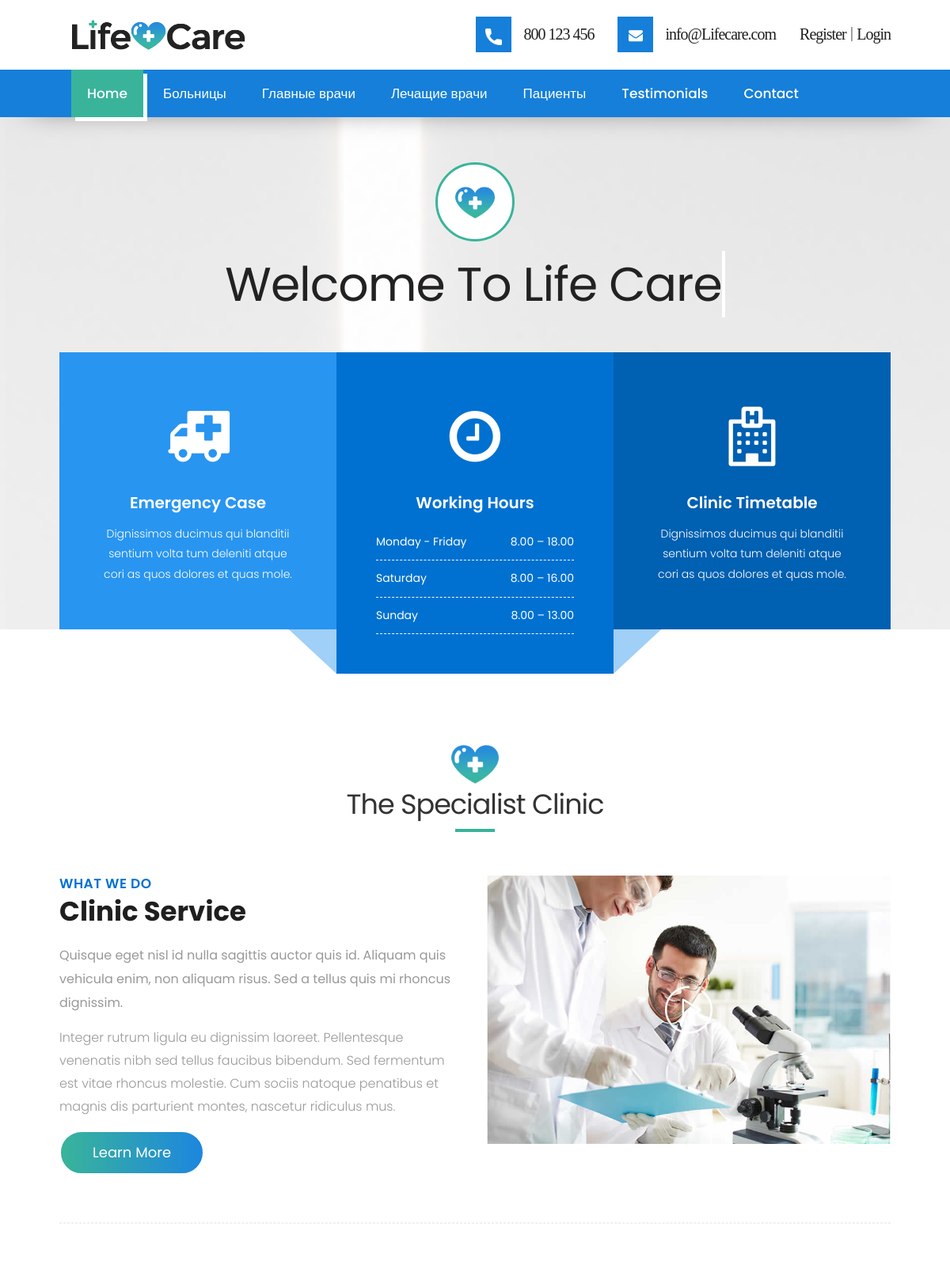
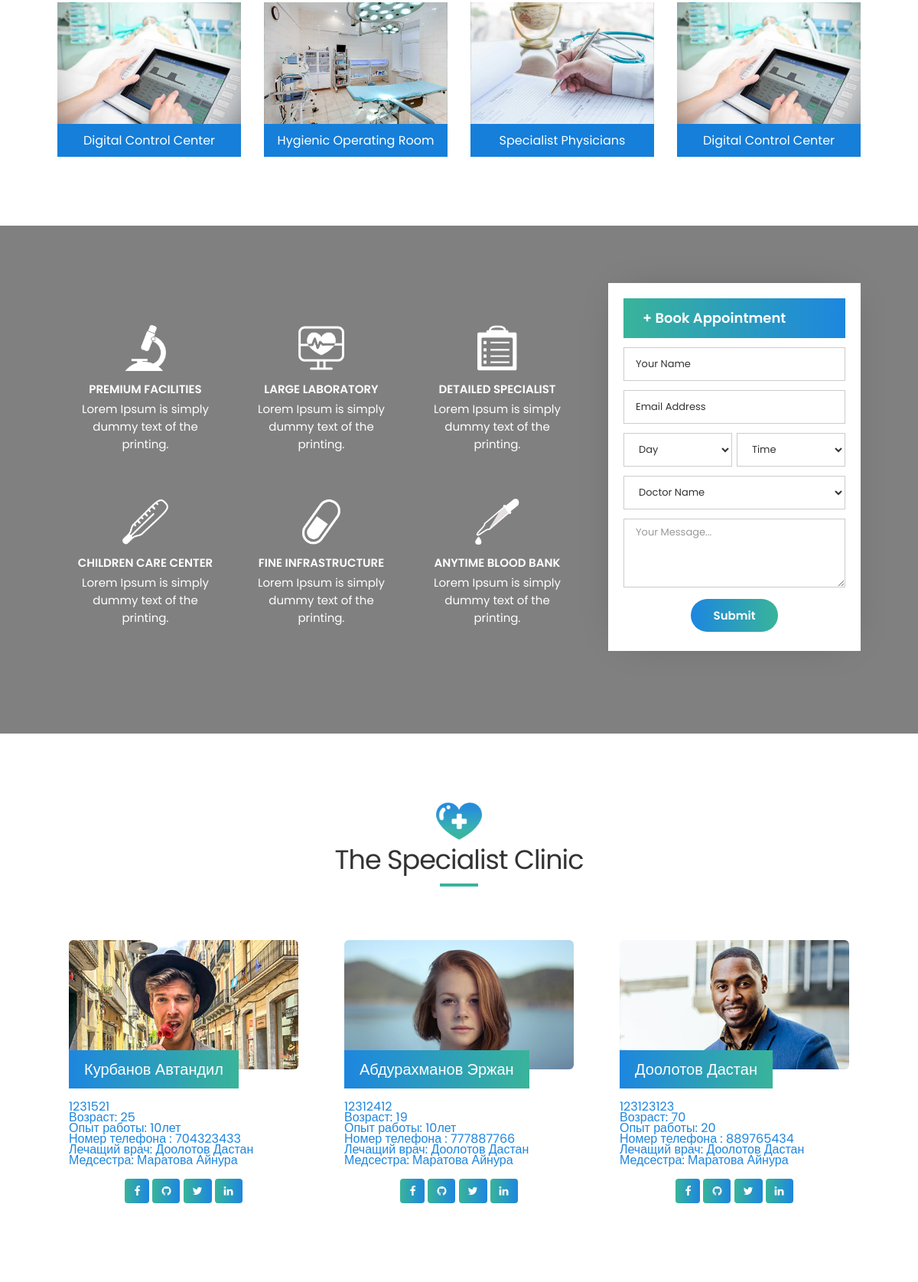
The page / (upper part) on the database its author committed (2 pictures, top to bottom).
### mysite/models.py (models this page shows, shortened)
class MainDoctor(models.Model):
    fio = models.CharField(max_length=255, verbose_name='ФИО')
    pin_passport = models.IntegerField(verbose_name='ПИН КОД паспорта')
    age = models.IntegerField(verbose_name='Возраст')
    skill = models.CharField(max_length=255, verbose_name='Опыт работы')
    number = models.IntegerField(verbose_name='Номер телефона')
    image = models.FileField(upload_to='media/%Y/%m/%d')
    treat_doctor = models.ForeignKey('TreatDoctor', on_delete=models.CASCADE)
    nurse = models.ForeignKey('Nurse', on_delete=models.CASCADE)

class TreatDoctor(models.Model):
    CHOICES = (('Терапевт', 'Терапевт'), ('Хирург', 'Хирург'))
    choice = models.CharField(max_length=255, choices=CHOICES)
    fio = models.CharField(max_length=255, verbose_name='ФИО')
    pin_passport = models.IntegerField(verbose_name='ПИН КОД паспорта')
    age = models.IntegerField(verbose_name='Возраст')
    skill = models.CharField(max_length=255, verbose_name='Опыт работы')
    number = models.IntegerField(verbose_name='Номер телефона')
    nurse = models.OneToOneField('Nurse', auto_created=True, on_delete=models.CASCADE)
    patient = models.ManyToManyField('Patient')
    hospital = models.ForeignKey('Hospital', on_delete=models.CASCADE)
    def __str__(self):
        return f'{self.fio}'

class Nurse(models.Model):
    fio = models.CharField(max_length=255, verbose_name='ФИО')
    pin_passport = models.IntegerField(verbose_name='ПИН КОД паспорта')
    age = models.IntegerField(verbose_name='Возраст')
    number = models.IntegerField(verbose_name='Номер телефона')
    patient = models.ManyToManyField('Patient')
    def __str__(self):
        return f'{self.fio}'

### mysite/views.py (the view)
# urls.py: path('', index, name='index'),
def index(request):
    main_doctor = MainDoctor.objects.all()
    context = {'main_doctor': main_doctor}
    return render(request, 'index.html', context=context)

### mysite/templates/index.html (shortened to what this page needs)
{% extends 'base.html' %}
{% load static %}
{% block content %}
      <div id="home" class="parallax first-section wow fadeIn" data-stellar-background-ratio="0.4" style="background-image:url({% static 'img/slider-bg.png' %});">
         <div class="container">
            <div class="row">
               <div class="col-md-12 col-sm-12">
                  <div class="text-contant">
                     <h2>
                        <span class="center"><span class="icon">
                           <img src="{% static 'img/icon-logo.png' %}" alt="#"/></span></span>
                        <a href="" class="typewrite" data-period="2000" data-type='[ "Welcome to Life Care", "We Care Your Health", "We are Expert!" ]'>
                        </a>
                     </h2>
                  </div>
               </div>
            </div>
         </div>
      </div>
      <div id="time-table" class="time-table-section">
         <div class="container">
            <div class="col-lg-4 col-md-4 col-sm-12 col-xs-12">
               <div class="row">
                  <div class="service-time one" style="background:#2895f1;">
                     <span class="info-icon"><i class="fa fa-ambulance" aria-hidden="true"></i></span>
                     <h3>Emergency Case</h3>
                     <p>Dignissimos ducimus qui blanditii sentium volta tum deleniti atque cori as quos dolores et quas mole.</p>
                  </div>
               </div>
            </div>
            <div class="col-lg-4 col-md-4 col-sm-12 col-xs-12">
               <div class="row">
                  <div class="service-time middle" style="background:#0071d1;">
                     <span class="info-icon"><i class="fa fa-clock-o" aria-hidden="true"></i></span>
                     <h3>Working Hours</h3>
                     <div class="time-table-section">
                        <ul>
                           <li><span class="left">Monday - Friday</span><span class="right">8.00 – 18.00</span></li>
                           <li><span class="left">Saturday</span><span class="right">8.00 – 16.00</span></li>
                           <li><span class="left">Sunday</span><span class="right">8.00 – 13.00</span></li>
                        </ul>
                     </div>
                  </div>
               </div>
            </div>
            <div class="col-lg-4 col-md-4 col-sm-12 col-xs-12">
               <div class="row">
                  <div class="service-time three" style="background:#0060b1;">
                     <span class="info-icon"><i class="fa fa-hospital-o" aria-hidden="true"></i></span>
                     <h3>Clinic Timetable</h3>
                     <p>Dignissimos ducimus qui blanditii sentium volta tum deleniti atque cori as quos dolores et quas mole.</p>
                  </div>
               </div>
            </div>
         </div>
      </div>
      <div id="about" class="section wow fadeIn">
         <div class="container">
            <div class="heading">
               <span class="icon-logo"><img src="{% static 'img/icon-logo.png' %}" alt="#"></span>
               <h2>The Specialist Clinic</h2>
            </div>
            <div class="row">
               <div class="col-md-6">
                  <div class="message-box">
                     <h4>What We Do</h4>
                     <h2>Clinic Service</h2>
                     <p class="lead">Quisque eget nisl id nulla sagittis auctor quis id. Aliquam quis vehicula enim, non aliquam risus. Sed a tellus quis mi rhoncus dignissim.</p>
                     <p> Integer rutrum ligula eu dignissim laoreet. Pellentesque venenatis nibh sed tellus faucibus bibendum. Sed fermentum est vitae rhoncus molestie. Cum sociis natoque penatibus et magnis dis parturient montes, nascetur ridiculus mus.  </p>
                     <a href="#services" data-scroll class="btn btn-light btn-radius btn-brd grd1 effect-1">Learn More</a>
                  </div>
               </div>
               <div class="col-md-6">
                  <div class="post-media wow fadeIn">
                     <img src="{% static 'img/about_03.jpg' %}" alt="" class="img-responsive">
                     <a href="http://www.youtube.com/watch?v=nrJtHemSPW4" data-rel="prettyPhoto[gal]" class="playbutton"><i class="flaticon-play-button"></i></a>
                  </div>
               </div>
            </div>
            <hr class="hr1">
            <div class="row">
               <div class="col-md-3 col-sm-6 col-xs-12">
                  <div class="service-widget">
                     <div class="post-media wow fadeIn">
                        <img src="{% static 'img/clinic_01.jpg' %}" alt="" class="img-responsive">
                     </div>
                     <h3>Digital Control Center</h3>
                  </div>
               </div>
               <div class="col-md-3 col-sm-6 col-xs-12">
                  <div class="service-widget">
                     <div class="post-media wow fadeIn">
                        <img src="{% static 'img/clinic_02.jpg' %}" alt="" class="img-responsive">
                     </div>
                     <h3>Hygienic Operating Room</h3>
                  </div>
               </div>
               <div class="col-md-3 col-sm-6 col-xs-12">
                  <div class="service-widget">
                     <div class="post-media wow fadeIn">
                        <img src="{% static 'img/clinic_03.jpg' %}" alt="" class="img-responsive">
                     </div>
                     <h3>Specialist Physicians</h3>
                  </div>
               </div>
               <div class="col-md-3 col-sm-6 col-xs-12">
                  <div class="service-widget">
                     <div class="post-media wow fadeIn">
                        <img src="{% static 'img/clinic_01.jpg' %}" alt="" class="img-responsive">
                     </div>
                     <h3>Digital Control Center</h3>
                  </div>
               </div>
            </div>
         </div>
      </div>
      <div id="service" style="background: grey;" class="services wow fadeIn">
         <div class="container">
            <div class="row">
               <div class="col-lg-8 col-md-8 col-sm-6 col-xs-12">
                  <div class="inner-services">
                     <div class="col-lg-4 col-md-6 col-sm-6 col-xs-12">
                        <div class="serv">
                           <span class="icon-service"><img src="{% static 'img/service-icon1.png' %}" alt="#"/></span>
                           <h4>PREMIUM FACILITIES</h4>
                           <p>Lorem Ipsum is simply dummy text of the printing.</p>
                        </div>
                     </div>
                     <div class="col-lg-4 col-md-6 col-sm-6 col-xs-12">
                        <div class="serv">
                           <span class="icon-service"><img src="{% static 'img/service-icon2.png' %}" alt="#" /></span>
                           <h4>LARGE LABORATORY</h4>
                           <p>Lorem Ipsum is simply dummy text of the printing.</p>
                        </div>
                     </div>
                     <div class="col-lg-4 col-md-6 col-sm-6 col-xs-12">
                        <div class="serv">
                           <span class="icon-service"><img src="{% static 'img/service-icon3.png' %}" alt="#" /></span>
                           <h4>DETAILED SPECIALIST</h4>
                           <p>Lorem Ipsum is simply dummy text of the printing.</p>
                        </div>
                     </div>
                     <div class="col-lg-4 col-md-6 col-sm-6 col-xs-12">
                        <div class="serv">
                           <span class="icon-service"><img src="{% static 'img/service-icon4.png' %}" alt="#" /></span>
                           <h4>CHILDREN CARE CENTER</h4>
                           <p>Lorem Ipsum is simply dummy text of the printing.</p>
                        </div>
                     </div>
                     <div class="col-lg-4 col-md-6 col-sm-6 col-xs-12">
                        <div class="serv">
                           <span class="icon-service"><img src="{% static 'img/service-icon5.png' %}" alt="#" /></span>
                           <h4>FINE INFRASTRUCTURE</h4>
                           <p>Lorem Ipsum is simply dummy text of the printing.</p>
                        </div>
                     </div>
                     <div class="col-lg-4 col-md-6 col-sm-6 col-xs-12">
                        <div class="serv">
                           <span class="icon-service"><img src="{% static 'img/service-icon6.png' %}" alt="#" /></span>
                           <h4>ANYTIME BLOOD BANK</h4>
                           <p>Lorem Ipsum is simply dummy text of the printing.</p>
                        </div>
                     </div>
                  </div>
               </div>
               <div class="col-lg-4 col-md-4 col-sm-6 col-xs-12">
                  <div class="appointment-form">
                     <h3><span>+</span> Book Appointment</h3>
                     <div class="form">
                        <form action="index.html">
                           <fieldset>
                              <div class="col-lg-12 col-md-12 col-sm-12 col-xs-12">
                                 <div class="row">
                                    <div class="form-group">
                                       <input type="text" id="name" placeholder="Your Name"/>
                                    </div>
                                 </div>
                              </div>
                              <div class="col-lg-12 col-md-12 col-sm-12 col-xs-12">
                                 <div class="row">
                                    <div class="form-group">
                                       <input type="email" placeholder="Email Address" id="email" />
                                    </div>
                                 </div>
                              </div>
                              <div class="col-lg-12 col-md-12 col-sm-12 col-xs-12 select-section">
                                 <div class="row">
                                    <div class="form-group">
                                       <select class="form-control">
                                          <option>Day</option>
                                       </select>
                                    </div>
                                    <div class="form-group">
                                       <select class="form-control">
                                          <option>Time</option>
                                       </select>
                                    </div>
                                 </div>
                              </div>
                              <div class="col-lg-12 col-md-12 col-sm-12 col-xs-12">
                                 <div class="row">
                                    <div class="form-group">
                                       <select class="form-control">
                                          <option>Doctor Name</option>
                                       </select>
                                    </div>
                                 </div>
                              </div>
                              <div class="col-lg-12 col-md-12 col-sm-12 col-xs-12">
                                 <div class="row">
                                    <div class="form-group">
                                       <textarea rows="4" id="textarea_message" class="form-control" placeholder="Your Message..."></textarea>
                                    </div>
                                 </div>
                              </div>
                              <div class="col-lg-12 col-md-12 col-sm-12 col-xs-12">
                                 <div class="row">
                                    <div class="form-group">
                                       <div class="center"><button type="submit">Submit</button></div>
                                    </div>
                                 </div>
                              </div>
                           </fieldset>
                        </form>
                     </div>
                  </div>
               </div>
            </div>
         </div>
      </div>
	  <div id="doctors" class="parallax section db" data-stellar-background-radio="0.4" style="background:#fff;" data-scroll-id="doctors" tabindex="-1">
        <div class="container">
		<div class="heading">
               <span class="icon-logo"><img src="{% static 'img/icon-logo.png' %}" alt="#"></span>
               <h2>The Specialist Clinic</h2>
            </div>
            <div class="row dev-list text-center">
               {% for i in main_doctor %}
                <div class="col-lg-4 col-md-4 col-sm-12 col-xs-12 wow fadeIn" data-wow-duration="1s" data-wow-delay="0.2s" style="visibility: visible; animation-duration: 1s; animation-delay: 0.2s; animation-name: fadeIn;">
                    <div class="widget clearfix">
                        <img src="{{ i.image.url }}" alt="" class="img-responsive img-rounded">
                        <div style="text-align: left;" class="widget-title">
                           <h3>{{ i.fio }}</h3>
                           <small>{{ i.pin_passport }}</small>
                           <small>Возраст: {{ i.age }}</small>
                           <small>Опыт работы: {{ i.skill }}</small>
                           <small>Номер телефона : {{ i.number }}</small>
                           <small>Лечащий врач: {{ i.treat_doctor }}</small>
                           <small>Медсестра: {{ i.nurse }}</small>
                        </div>
                        <div class="footer-social">
                            <a href="#" class="btn grd1"><i class="fa fa-facebook"></i></a>
                            <a href="#" class="btn grd1"><i class="fa fa-github"></i></a>
                            <a href="#" class="btn grd1"><i class="fa fa-twitter"></i></a>
                            <a href="#" class="btn grd1"><i class="fa fa-linkedin"></i></a>
                        </div>
                    </div>
                </div>
                {% endfor %}
            </div>
        </div>
    </div>
   {% endblock %}

### rows shown on the page
MainDoctor: image (picture), fio "Курбанов Автандил", pin_passport "1231521", age "25", skill "10лет", number "704323433", treat_doctor "Доолотов Дастан", nurse "Маратова Айнура"
MainDoctor: image (picture), fio "Абдурахманов Эржан", pin_passport "12312412", age "19", skill "10лет", number "777887766", treat_doctor "Доолотов Дастан", nurse "Маратова Айнура"
MainDoctor: image (picture), fio "Доолотов Дастан", pin_passport "123123123", age "70", skill "20", number "889765434", treat_doctor "Доолотов Дастан", nurse "Маратова Айнура"
